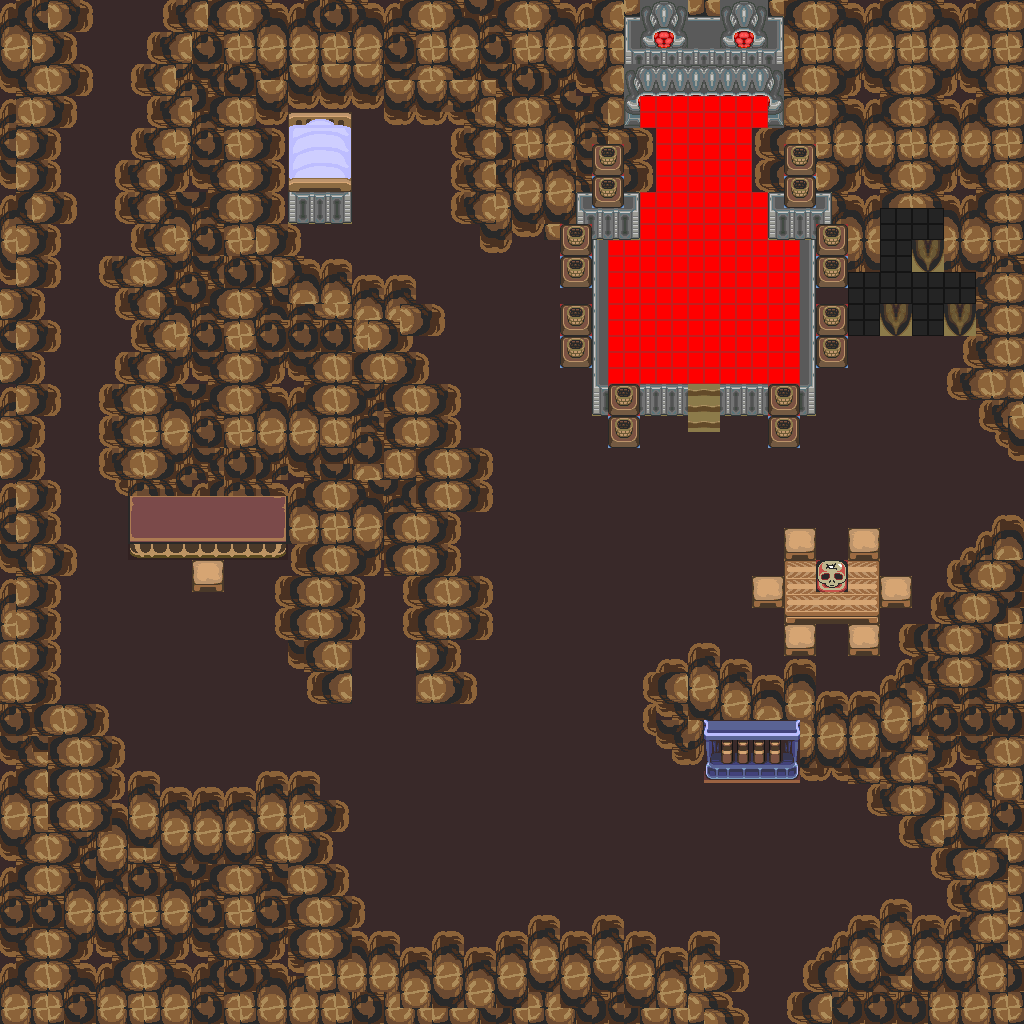

Tiled map render using the project's own tile images. Description and the map definition, with tile-layer contents summarised, below:
An orthogonal 64x64 tile map with 16x16 px tiles, 1 tile layer (base), 2 hidden layers not drawn and 52 objects.

<map version="1.10" tiledversion="1.12.1" orientation="orthogonal" renderorder="right-down" width="64" height="64" tilewidth="16" tileheight="16" infinite="0" nextlayerid="4" nextobjectid="53">
 <tileset firstgid="1" source="../classiciphone_pics4.tsx" />
 <layer id="1" name="base" width="64" height="64">
  <data>[4096 cells, 4096 non-empty, 147 distinct tile ids]</data>
 </layer>
 <layer id="2" name="collision" width="64" height="64" visible="0">
  <properties><property name="collision" value="true" /></properties>
  <data>[4096 cells, 2481 non-empty, 1 distinct tile ids]</data>
 </layer>
 <layer id="3" name="lava" width="64" height="64" visible="0">
  <properties><property name="terrain" value="lava" /></properties>
  <data>[4096 cells, 172 non-empty, 1 distinct tile ids]</data>
 </layer>
 <objectgroup id="4" name="npcs">
  <!-- 52 objects omitted --></objectgroup>
</map>
<!-- 52 of 52 objects omitted -->
